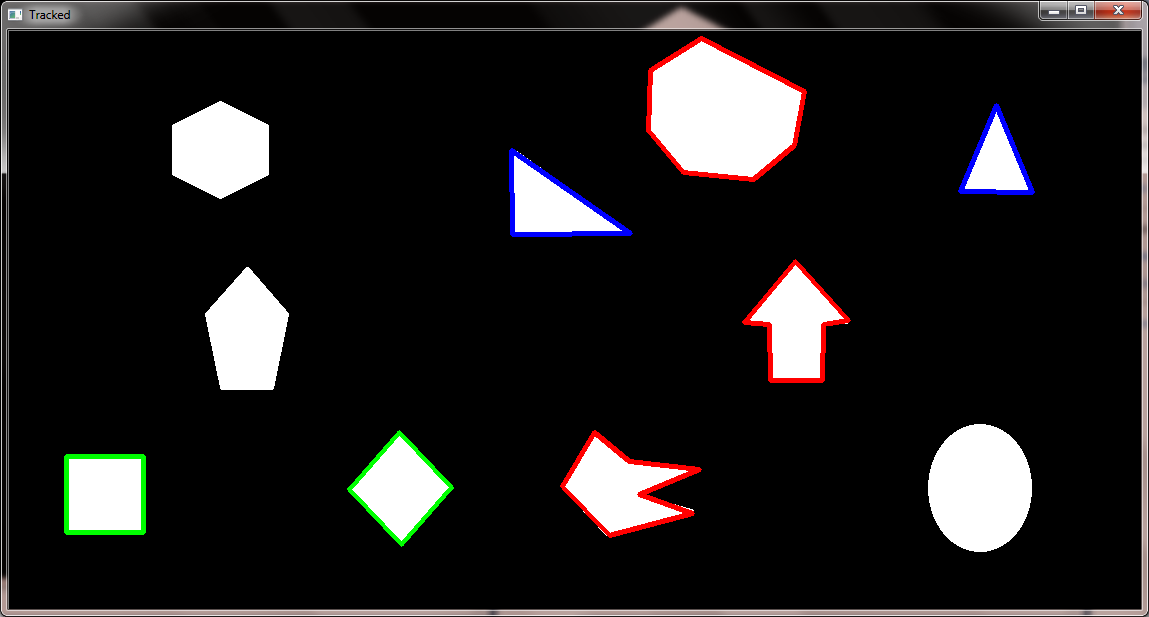
#> input picture processamentoImagens/figurasgeometricas.png, 1149 x 617 px
$ python 4-canny.py   (older library calls are emulated)
#> lines starting #> are read from the running program, lines starting #| are printed output that depends on the picture; after the words box and inside, x2 and y2 are one past the last pixel; in counts of white or black regions, pixels touching at a corner belong together
import numpy as np
import cv2

#imagemOriginal = cv2.imread('biel.png', cv2.IMREAD_GRAYSCALE)
imagemOriginal = cv2.imread('figurasgeometricas.png')
#> imagemOriginal is the input picture: shape (617, 1149, 3); mean B, G, R 31.2, 31.2, 33

imagemContornos = imagemOriginal.copy()
imagemFiltrada = cv2.Canny(imagemOriginal, 75, 75)
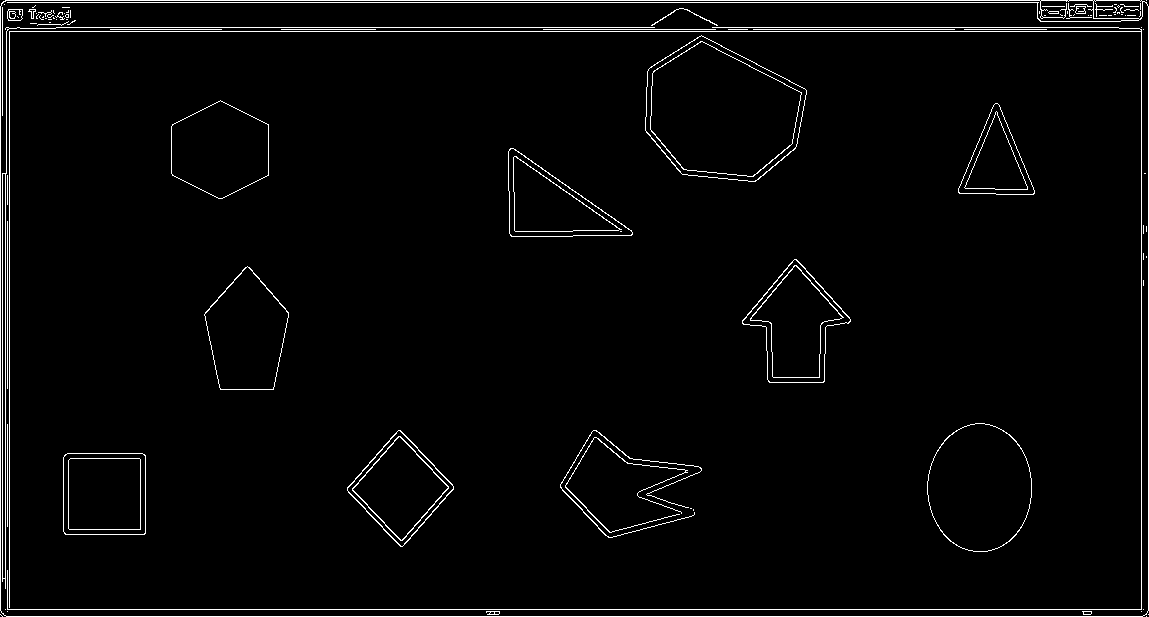
#> imagemFiltrada: shape (617, 1149); 2.6% white in thin lines or dots

(_, contours, _) = cv2.findContours(imagemFiltrada, cv2.RETR_LIST, cv2.CHAIN_APPROX_SIMPLE)
#> contours = 135 contours, 87 with area under 20; largest, box (x1, y1, x2, y2) and area: (0, 0, 1149, 617) 707108, (0, 0, 1149, 617) 706207, (645, 35, 807, 182) 16986, (645, 35, 807, 182) 16916, (650, 41, 802, 177) 14673

cv2.drawContours(imagemContornos, contours, -1, (255,255,0), 2)
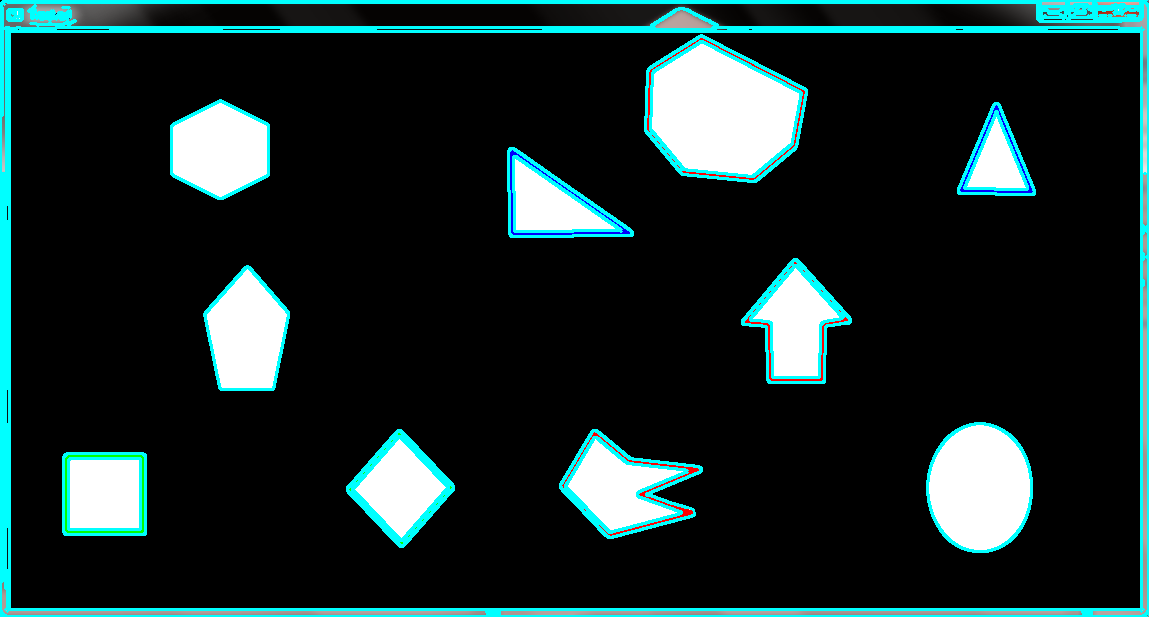
#> imagemContornos: shape (617, 1149, 3); 7.13% of pixels changed, all inside (x1, y1, x2, y2) = (0, 0, 1149, 617)

cv2.imshow('Imagem Original', imagemOriginal)
cv2.imshow('Imagem Filtrada', imagemFiltrada)
cv2.imshow('Imagem Contornos', imagemContornos)

cv2.waitKey(0)
cv2.waitKey(1)
